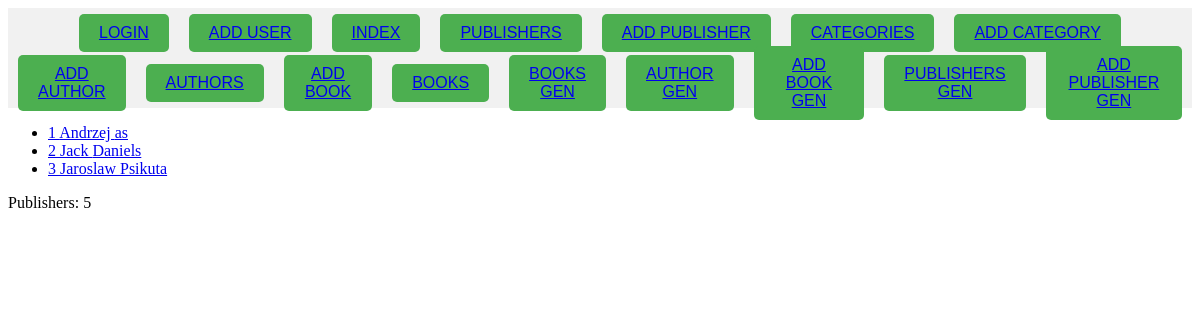
Page /books/authors/ on the earlier database version.
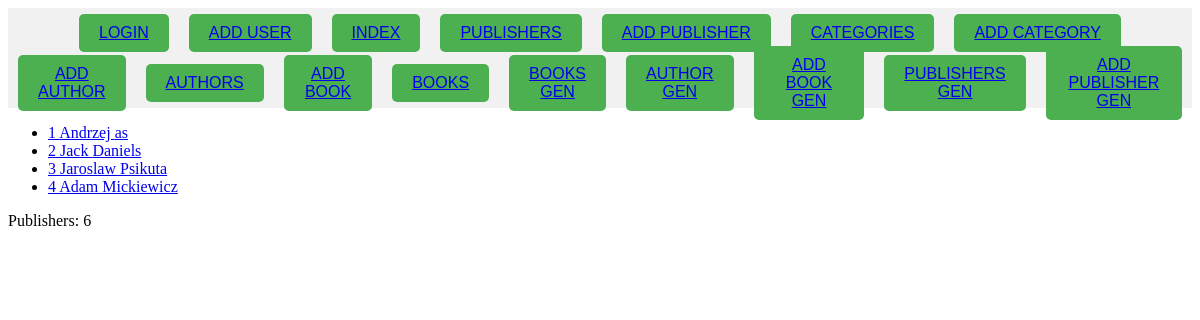
Same page on the later database version.
### ksiazki/models.py (models this page shows, shortened)
class Author(models.Model):
    first_name = models.CharField(max_length=128)
    last_name = models.CharField(max_length=128)
    birth_date = models.DateField()

### ksiazki/views.py (the view)
# urls.py: path('authors/', ksiazki_views.Authors.as_view(), name='authors'),
class Authors(View):
    def get(self, request):
        authors = Author.objects.all()
        context = {
            'context': authors
        }
        return render(request, 'ksiazki/authors.html', context)

### ksiazki/context_processor.py (called while the page is built)
def number_of_publishers(request):
    return {
        'pc': Publisher.objects.count()
    }

### ksiazki/templates/ksiazki/authors.html
{% extends 'ksiazki/index.html' %}
{% block zawartosc %}
    <ul>
    {% for author in context %}
        <li><a href="{% url 'edit_author' author.id %}"> {{ author.id }} {{ author.first_name }} {{ author.last_name }} </a></li>
    {% endfor %}
    </ul>
{% endblock %}

### ksiazki/templates/ksiazki/index.html (shortened to what this page needs)
{% load static %}
<!doctype html>
<html lang="en">
<head>
<link href="{% static '/base.css' %}" rel="stylesheet">
</head>
<body>
  <div class="button-bar">
      <button><a href="{% url 'login' %}">LOGIN</a></button>
      <button><a href="{% url 'add_user' %}">ADD USER</a></button>
      <button><a href="{% url 'Index' %}">INDEX</a></button>
      <button><a href="{% url 'publishers' %}">PUBLISHERS</a></button>
      <button><a href="{% url 'add_publisher' %}">ADD PUBLISHER</a></button>
      <button><a href="{% url 'categories' %}">CATEGORIES</a></button>
      <button><a href="{% url 'add_category' %}">ADD CATEGORY</a></button>
  </div>
    <div class="button-bar">
      <button><a href="{% url 'add_author' %}">ADD AUTHOR</a></button>
      <button><a href="{% url 'authors' %}">AUTHORS</a></button>
      <button><a href="{% url 'add_book' %}">ADD BOOK</a></button>
      <button><a href="{% url 'books' %}">BOOKS</a></button>
      <button><a href="{% url 'book_generic_view' %}">BOOKS GEN</a></button>
      <button><a href="{% url 'author_generic_view' %}">AUTHOR GEN</a></button>
      <button><a href="{% url 'add_book_generic' %}">ADD BOOK GEN</a></button>
      <button><a href="{% url 'publisher_generic_view' %}">PUBLISHERS GEN</a></button>
      <button><a href="{% url 'add_publisher_generic' %}">ADD PUBLISHER GEN</a></button>
  </div>
<div>
    {% block zawartosc %}{% endblock %}
</div>
Publishers: {{ pc }}
</body>
</html>

### ksiazki/static/base.css (style rules this page uses)
.button-bar { display: flex; justify-content: center; align-items: center; height: 50px; background-color: #F1F1F1 ; }
.button-bar button { margin: 0 10px; padding: 10px 20px; border: none; border-radius: 5px; background-color: #4CAF50 ; color: white; font-size: 16px; cursor: pointer; }

Differences in the rows shown:
added Author: id "4", first_name "Adam", last_name "Mickiewicz"
Other differences:
{{ pc }}: "5" → "6"
